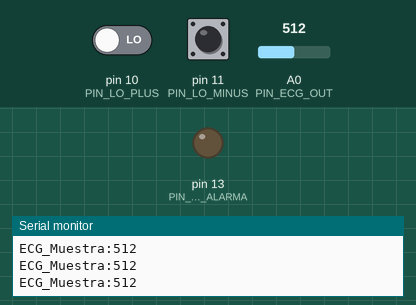
Recording of a sketch running on a simulated Arduino Uno, built with avr-gcc and run on an emulated ATmega328P. Shown: output pins drawn as LEDs (lit = HIGH), the last lines printed to the serial monitor. Dashed ring = blinking. Inputs (shaded band) come from the test bench; at power-on: pin 10 (PIN_LO_PLUS) LOW, pin 11 (PIN_LO_MINUS) LOW, A0 (PIN_ECG_OUT) = 512.

Above: at 1.3 s.
1.4 s: pin 10 (PIN_LO_PLUS) driven HIGH
At 2.4 s:
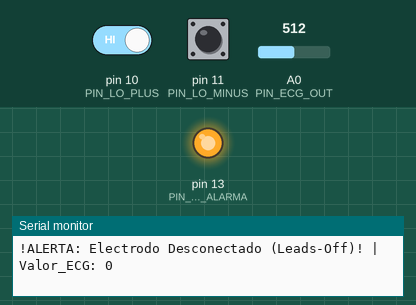
2.9 s: pin 10 (PIN_LO_PLUS) driven LOW
At 3.3 s:
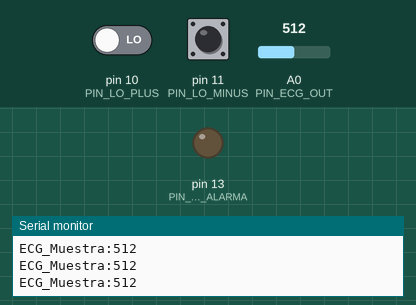
4.4 s: pin 11 (PIN_LO_MINUS) driven HIGH
At 5.6 s:
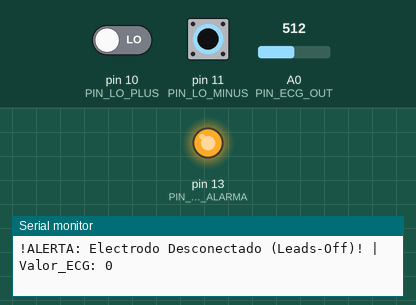
5.9 s: pin 11 (PIN_LO_MINUS) pulsed LOW 2 times (0.12 s each, 0.3 s apart)
At 6.11 s:
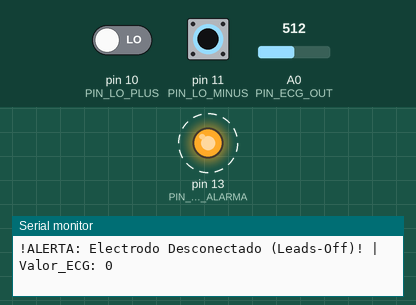
Timing chart, 0 to 8.9 s (numbered marks = the images above; inputs shaded):
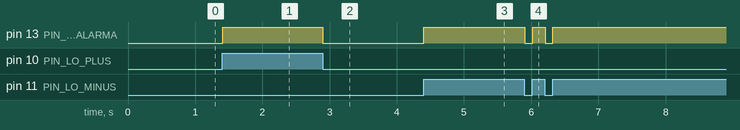

Measured:
- after the input at 1.4 s, pin 13 (PIN_LED_ALARMA): LOW → HIGH at once
- after the input at 2.9 s, pin 13 (PIN_LED_ALARMA): HIGH → LOW at once
- after the input at 4.4 s, pin 13 (PIN_LED_ALARMA): LOW → HIGH at once
- after the input at 5.9 s, pin 13 (PIN_LED_ALARMA): alternates HIGH for 0.19 s and LOW for 0.11 s, 4 changes in all, then stays HIGH, starting at once

The sketch:

ad8232_ecg_sensor.ino
```cpp
/*
 * Laboratorio 03: Front-End de ECG AD8232 y Detección de Desconexión de Electrodos
 * Curso: Hardware para Telesalud
 * Universidad Peruana Cayetano Heredia (UPCH)
 *
 * Descripción:
 * Adquisición de biopotencial cardíaco en pin A0 y supervisión de pines de seguridad
 * LO+ (D10) y LO- (D11) para alertar sobre desprendimiento de electrodos del paciente.
 */

const int PIN_ECG_OUT = A0;
const int PIN_LO_PLUS = 10;
const int PIN_LO_MINUS = 11;
const int PIN_LED_ALARMA = 13;

void setup() {
  pinMode(PIN_LO_PLUS, INPUT);
  pinMode(PIN_LO_MINUS, INPUT);
  pinMode(PIN_LED_ALARMA, OUTPUT);
  digitalWrite(PIN_LED_ALARMA, LOW);

  Serial.begin(115200);
  delay(100);

  Serial.println("==================================================");
  Serial.println(" UPCH - Hardware para Telesalud");
  Serial.println(" Lab 03: Monitor ECG AD8232 y Leads-Off Detection");
  Serial.println(" ECG en A0 | LO+ en D10 | LO- en D11");
  Serial.println("==================================================");
}

void loop() {
  // 1. Verificar si los electrodos están en contacto con el paciente
  bool electrodoSuelto = (digitalRead(PIN_LO_PLUS) == HIGH) || (digitalRead(PIN_LO_MINUS) == HIGH);

  if (electrodoSuelto) {
    // Alerta visual de electrodo desconectado
    digitalWrite(PIN_LED_ALARMA, HIGH);
    Serial.println("!ALERTA: Electrodo Desconectado (Leads-Off)! | Valor_ECG: 0");
  } else {
    // Electrodos en contacto óptimo: leer biopotencial
    digitalWrite(PIN_LED_ALARMA, LOW);
    int valorEcg = analogRead(PIN_ECG_OUT);

    // Formato listo para el Serial Plotter de Arduino IDE
    Serial.print("ECG_Muestra:");
    Serial.println(valorEcg);
  }

  // Tasa de muestreo de telemetría (~100 Hz = 10 ms)
  delay(10);
}
```
